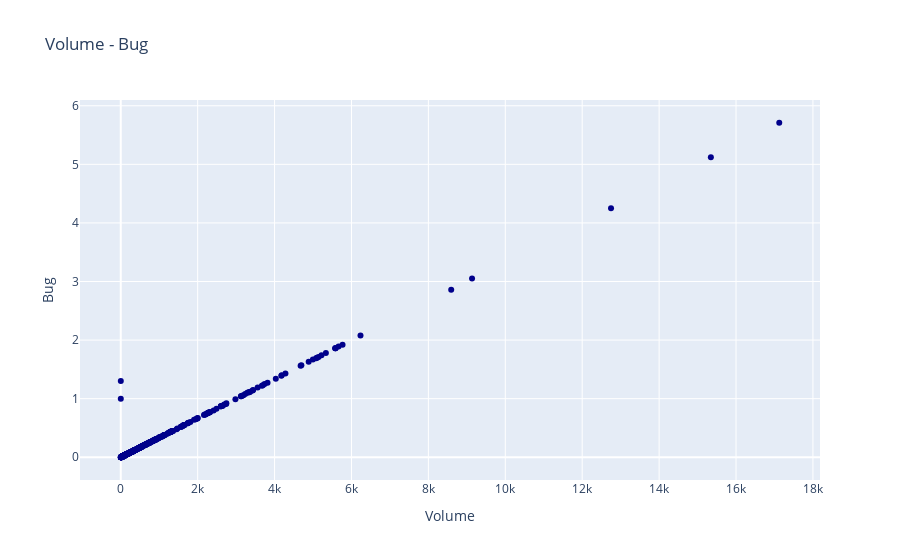

Here is the notebook cell this chart was saved with:
### Code cell
trace = go.Scatter(
    x = data.v,
    y = data.b,
    mode = "markers",
    name = "Volume - Bug",
    marker = dict(color = 'darkblue'),
    text = "Bug (b)")

scatter_data = [trace]
scatter_layout = dict(title = 'Volume - Bug',
              xaxis = dict(title = 'Volume', ticklen = 5),
              yaxis = dict(title = 'Bug' , ticklen = 5),
             )
fig = dict(data = scatter_data, layout = scatter_layout)
iplot(fig)

### Figure 1 — Plotly figure (JSON) as saved in the notebook; plotly's stock layout.template omitted (floating-point values rounded to 4 significant figures; data arrays with more than 128 entries replaced by an {"elided": "..."} marker saying what was removed)
{"data": [{"marker": {"color": "darkblue"}, "mode": "markers", "name": "Volume - Bug", "text": "Bug (b)", "type": "scatter", "x": {"elided": "498 float values"}, "y": {"elided": "498 float values"}}], "layout": {"title": {"text": "Volume - Bug"}, "xaxis": {"ticklen": 5, "title": {"text": "Volume"}}, "yaxis": {"ticklen": 5, "title": {"text": "Bug"}}}}
